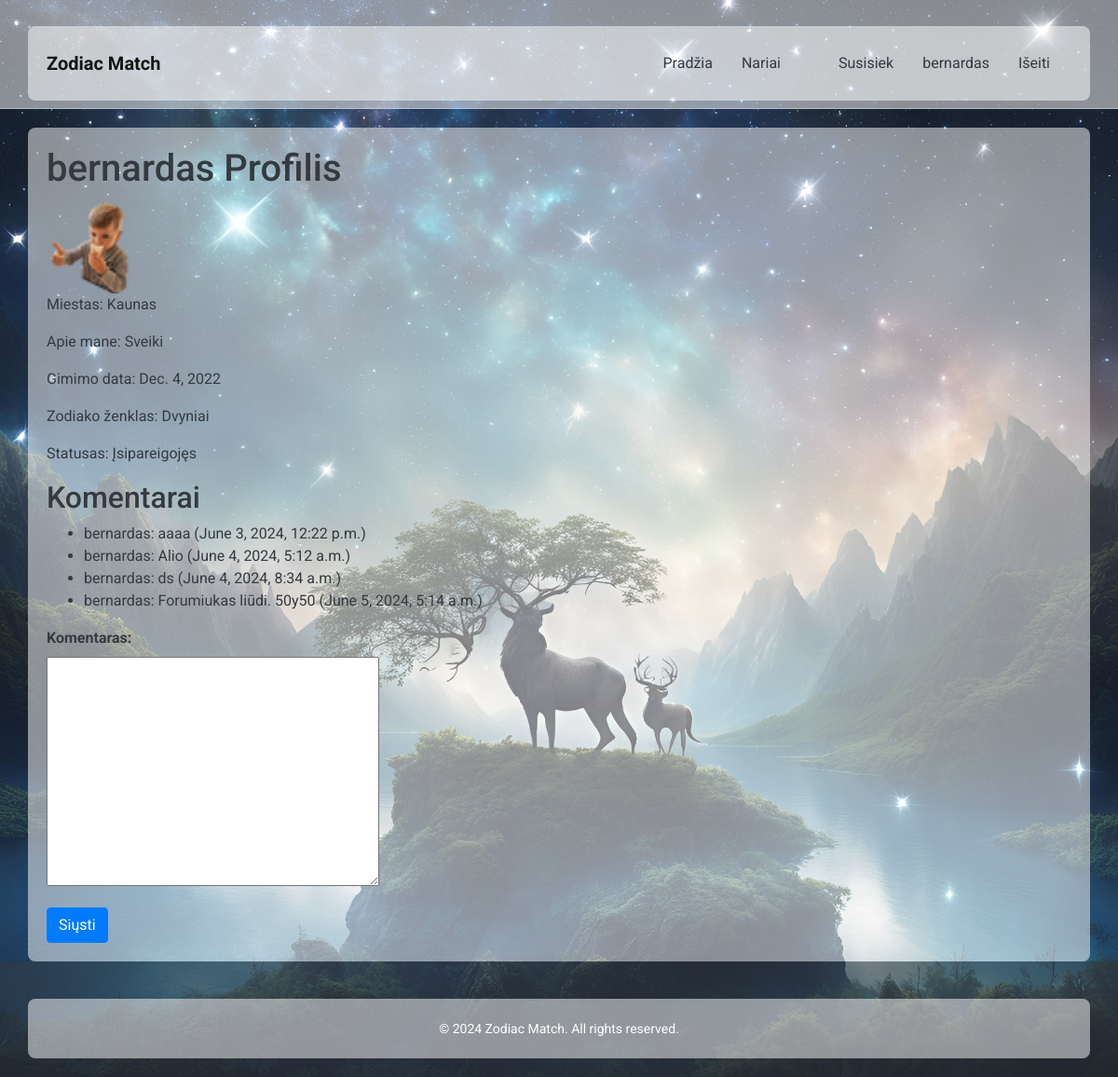
/main/profile-detail/2/ (signed in), run on the app's committed database.
### zodiacapp/models.py (models this page shows, shortened)
class UserProfile(models.Model):
    ZODIAC_CHOICES = [
        ('Avinas', 'Avinas'),
        ('Jautis', 'Jautis'),
        ('Dvyniai', 'Dvyniai'),
        ('Vėžys', 'Vėžys'),
        ('Liūtas', 'Liūtas'),
        ('Mergelė', 'Mergelė'),
        ('Svarstyklės', 'Svarstyklės'),
        ('Skorpionas', 'Skorpionas'),
        ('Šaulys', 'Šaulys'),
        ('Ožiaragis', 'Ožiaragis'),
        ('Vandenis', 'Vandenis'),
        ('Žuvys', 'Žuvys'),
    ]
    user = models.OneToOneField(User, on_delete=models.CASCADE)
    bio = models.TextField(blank=True)
    profile_picture = models.ImageField(upload_to='profile_pictures/', default='images/default_profile_picture.png')
    location = models.CharField(max_length=100, blank=True)
    date_of_birth = models.DateField(blank=True, null=True)
    zodiac = models.CharField(max_length=20, blank=True)

class RelationshipStatus(models.Model):
    user = models.OneToOneField(User, related_name='relationship_status', on_delete=models.CASCADE)
    STATUS_CHOICES = (
        ('Vienišas', 'Vienišas'),
        ('Įsipareigojęs', 'Įsipareigojęs'),
        ('Susižadėjęs', 'Susižadėjęs'),
        ('Vedęs', 'Vedęs'),
        ('Komplikuota', 'Komplikuota'),
    )
    status = models.CharField(
        max_length=20,
        choices=STATUS_CHOICES,
        default='Vienišas',
        help_text='Relationship status'
    )
    COLOR_CHOICES = (
        ('red', 'Raudona'),
        ('green', 'Žalia'),
        ('blue', 'Mėlyna'),
        ('yellow', 'Geltona'),
    )
    color = models.CharField(
        max_length=10,
        choices=COLOR_CHOICES,
        default='blue',
        help_text='Color for display'
    )

class Comment(models.Model):
    user = models.ForeignKey(User, on_delete=models.CASCADE)
    text = models.TextField()
    created_at = models.DateTimeField(auto_now_add=True)

### zodiacapp/views.py (the view)
# urls.py: path('profile-detail/<int:user_id>/', views.profile_detail, name='profile-detail'),
@login_required
def profile_detail(request, user_id):
    user_profile = get_object_or_404(UserProfile, user_id=user_id)
    comments = Comment.objects.filter(user_id=user_id)
    if request.method == 'POST':
        form = CommentForm(request.POST)
        if form.is_valid():
            comment = form.save(commit=False)
            comment.user = request.user
            comment.save()
            return redirect('profile-detail', user_id=user_id)
    else:
        form = CommentForm()
    return render(request, 'profile_detail.html',
                  {'user_profile': user_profile, 'comments': comments, 'form': form})

### zodiacapp/forms.py
class CommentForm(forms.ModelForm):
    class Meta:
        model = Comment
        fields = ['text']
        labels = {
            'text': 'Komentaras'
        }

### zodiacapp/templates/profile_detail.html (shortened to what this page needs)
{% extends "base.html" %}
{% block content %}
<h1>{{ user_profile.user.username }} Profilis</h1>
{% if user_profile.profile_picture %}
    <img src="{{ user_profile.profile_picture.url }}" alt="Profile picture" width="100">
{% endif %}
<p>Miestas: {{ user_profile.location }}</p>
<p>Apie mane: {{ user_profile.bio }}</p>
<p>Gimimo data: {{ user_profile.date_of_birth }}</p>
<p>Zodiako ženklas: {{ user_profile.zodiac }}</p>
<p>Statusas: {{ user.relationship_status.status }}</p>
<h2>Komentarai</h2>
<ul>
    {% for comment in comments %}
    <li>{{ comment.user.username }}: {{ comment.text }} ({{ comment.created_at }})</li>
    {% endfor %}
</ul>
<form method="post">
    {{ form.as_p }}
    <button class="btn btn-primary" type="submit">Siųsti</button>
</form>
{% endblock %}

### zodiacapp/templates/base.html (shortened to what this page needs)
<!DOCTYPE html>
<html lang="en">
<head>
    <link rel="stylesheet" href="https://stackpath.bootstrapcdn.com/bootstrap/4.5.2/css/bootstrap.min.css">
    {% load static %}
    <link rel="stylesheet" href="{% static 'css/styles.css' %}">
</head>
<body>
    <nav class="navbar navbar-expand-lg navbar-light">
        <div class="container">
            <a class="navbar-brand" href="{% url 'index' %}">Zodiac Match</a>
            <div class="collapse navbar-collapse" id="navbarNav">
                <ul class="navbar-nav ml-auto">
                    <li class="nav-item">
                        <a class="nav-link" href="{% url 'index' %}">Pradžia</a>
                    </li>
                    <li class="nav-item">
                        <a class="nav-link" href="{% url 'users-all' %}">Nariai</a>
                    </li>
                    <li class="nav-item">
                        <a class="nav-link" href="{% url 'matchmaking' %}"></a>
                    </li>
                    <li class="nav-item">
                        <a class="nav-link" href="{% url 'contact' %}">Susisiek</a>
                    </li>
                    {% if user.is_authenticated %}
                    <li class="nav-item">
                        <a class="nav-link" href="{% url 'profile' %}">{{ user.username }}</a>
                    </li>
                    <li class="nav-item">
                        <a class="nav-link" href="{% url 'logout' %}">Išeiti</a>
                    </li>
                    {% endif %}
                </ul>
            </div>
        </div>
    </nav>
    <div class="container">
        {% block content %}{% endblock %}
    </div>
    <footer class="footer mt-auto">
        <div class="container text-center">
            <span>&copy; 2024 Zodiac Match. All rights reserved.</span>
        </div>
    </footer>
</body>
</html>

### zodiacapp/static/css/styles.css (style rules this page uses)
html, body { height: 100%; }
body { display: flex; flex-direction: column; font-family: 'Roboto', sans-serif; background: url("../images/background.jpg") no-repeat center center fixed; background-size: cover; color: #343a40; }
.container { flex: 1; margin-top: 20px; background-color: rgba(255, 255, 255, 0.5); padding: 20px; border-radius: 8px; }
.navbar { background-color: rgba(255, 255, 255, 0.5); border-bottom: 1px solid rgba(222, 226, 230, 0.5); }
.navbar-brand { color: #343a40; font-weight: 700; }
.nav-item { margin-right: 15px; }
.nav-link { color: #343a40 !important; font-weight: 400; }
.footer { background-color: rgba(52, 58, 64, 0.5); color: #ffffff; padding: 20px 0; text-align: center; }
.footer span { font-size: 14px; }
label { display: block; font-weight: bold; }

### data on the page
UserProfile: user.username "bernardas", profile_picture (picture), location "Kaunas", bio "Sveiki", date_of_birth "Dec. 4, 2022", zodiac "Dvyniai"
Comment: user.username "bernardas", text "aaaa", created_at "June 3, 2024, 12:22 p.m."
Comment: user.username "bernardas", text "Alio", created_at "June 4, 2024, 5:12 a.m."
Comment: user.username "bernardas", text "ds", created_at "June 4, 2024, 8:34 a.m."
Comment: user.username "bernardas", text "Forumiukas liūdi. 50y50", created_at "June 5, 2024, 5:14 a.m."

### other printed values
{{ user.username }} "bernardas"
{{ user.relationship_status.status }} "Įsipareigojęs"
